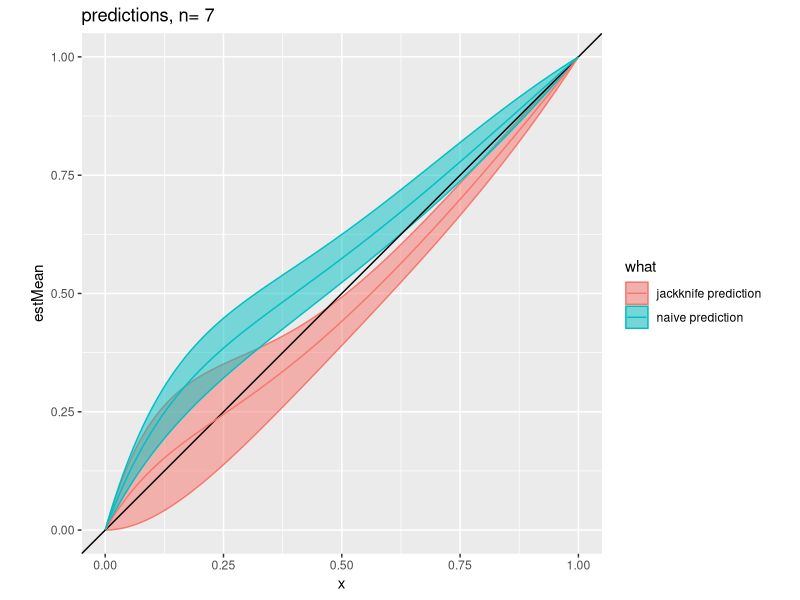
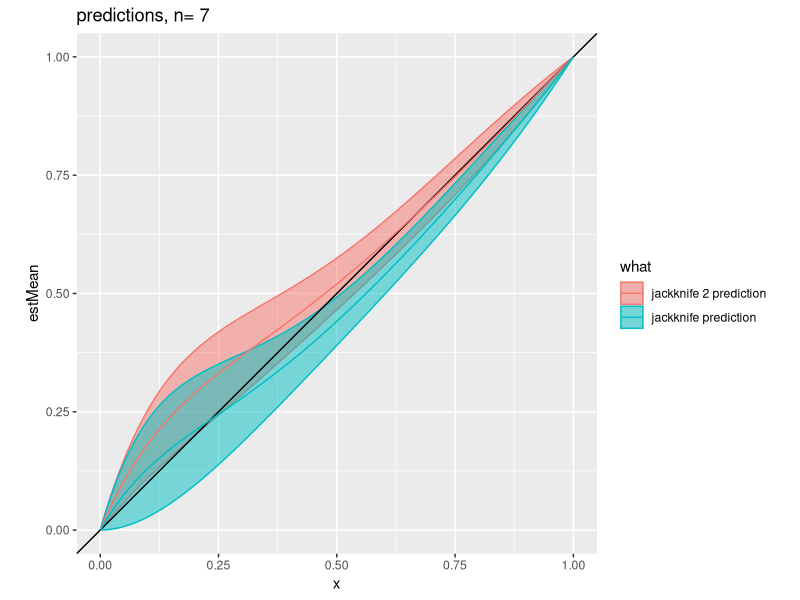
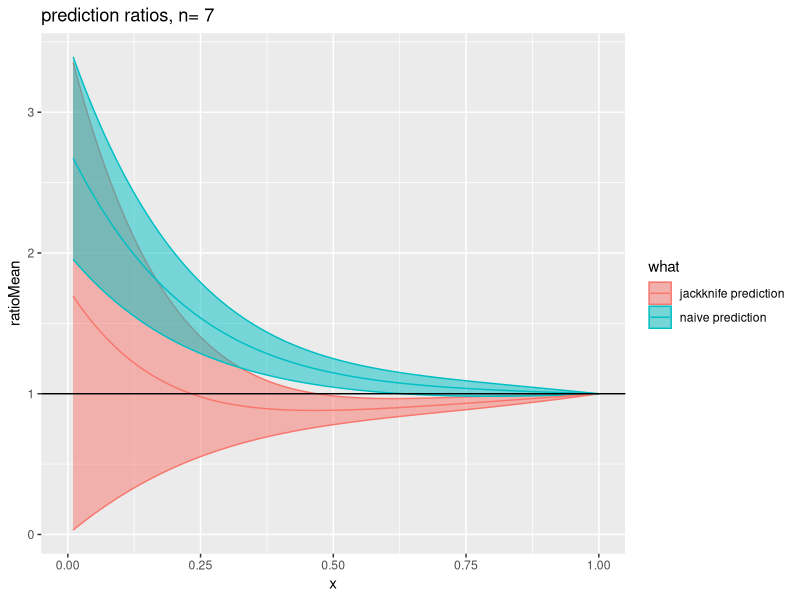
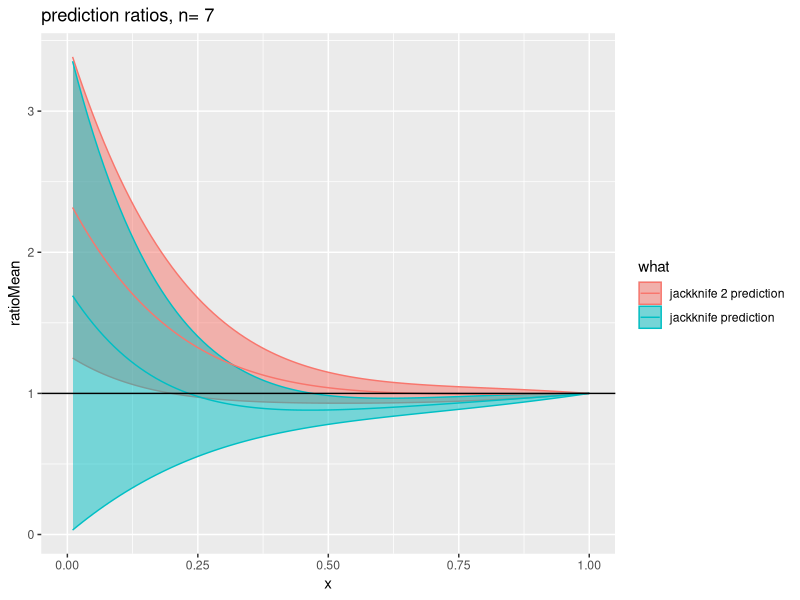

These charts were generated, in order, by the following R code:
## ---- chunk 1
library('polynom')
library('ggplot2')


# y_i = 1 with probability x, 0 otherwise
# k = # of groups
# n = # of examples
# B logistic regresion solution to y ~ 0 + est
# est formed different ways
set.seed(23225)
k <- 2
n <- 7
probOn <- polynomial(c(0,1))
gGroups <- paste('g',1:k,sep='')
d <- data.frame(group=sample(gGroups,n,replace=TRUE),
                one=1,
                y=FALSE,
                stringsAsFactors=FALSE)
dTest <- data.frame(group=gGroups,
                    stringsAsFactors=FALSE)

ests <- function(d) {
  num <- aggregate(y~group,data=d,FUN=sum)
  den <- aggregate(one~group,data=d,FUN=sum)
  est <- num$y/den$one
  names(est) <- num$group
  est
}

naiveEst <- function(d) {
  est <- ests(d)
  as.numeric(est[d$group])
}

jackknifeEst <- function(d,jackDenom=1) {
  num <- aggregate(y~group,data=d,FUN=sum)
  numM <- num$y
  names(numM) <- num$group
  numV <- numM[d$group]
  den <- aggregate(one~group,data=d,FUN=sum)
  denM <- den$one
  names(denM) <- den$group
  denV <- denM[d$group]
  v <- as.numeric((numV-d$y/jackDenom)/(denV-1/jackDenom))
  v[is.na(v)|is.infinite(v)|is.nan(v)] <- 0
  v
}


estimateExpectedPrediction <- function(d,dTest) {
  if(all(d$y) || all(!d$y) || 
     ((max(d$est)-min(d$est))<=1.0e-5)) {
    return(dTest$est)
  }
  m <- glm(y~0+est,data=d,family=binomial(link='logit'))
  predict(m,newdata=dTest,type='response')
}

ys <- expand.grid( rep( list(0:1), n))==1
nPredEstMin <- 0
jPredEstMin <- 0
jPredEst2Min <- 0
nPredEstMean <- 0
jPredEstMean <- 0
jPredEst2Mean <- 0
nPredEstMax <- 0
jPredEstMax <- 0
jPredEst2Max <- 0
for(ii in seq_len(nrow(ys))) {
  y <- as.logical(ys[ii,])
  d$y <- y
  py <- probOn^(sum(y))*(1-probOn)^(length(y)-sum(y))
  est <- ests(d)
  dTest$est <- as.numeric(est[dTest$group])
  d$est <- naiveEst(d)
  nPred <- estimateExpectedPrediction(d,dTest)
  nPredEstMin <- nPredEstMin + min(nPred)*py
  nPredEstMean <- nPredEstMean + mean(nPred)*py
  nPredEstMax <- nPredEstMax + max(nPred)*py
  d$est <- jackknifeEst(d,1)
  jPred <- estimateExpectedPrediction(d,dTest)
  jPredEstMin <- jPredEstMin + min(jPred)*py
  jPredEstMean <- jPredEstMean + mean(jPred)*py
  jPredEstMax <- jPredEstMax + max(jPred)*py
  d$est <- jackknifeEst(d,2)
  jPred2 <- estimateExpectedPrediction(d,dTest)
  jPredEst2Min <- jPredEst2Min + min(jPred2)*py
  jPredEst2Mean <- jPredEst2Mean + mean(jPred2)*py
  jPredEst2Max <- jPredEst2Max + max(jPred2)*py
}

print('naive prediction')
print(nPredEstMin)
print(nPredEstMean)
print(nPredEstMax)

print('jackknife prediction')
print(jPredEstMin)
print(jPredEstMean)
print(jPredEstMax)

print('jackknife 2 prediction')
print(jPredEstMin)
print(jPredEstMean)
print(jPredEstMax)

print('ideal prediction')
print(probOn)

plotD <- data.frame(x=seq(0,1,by=0.01),
                    stringsAsFactors = FALSE)
plotD2 <- plotD
plotD2$what <- 'naive prediction'
plotD2$estMin <- as.function(nPredEstMin)(plotD$x)
plotD2$estMean <- as.function(nPredEstMean)(plotD$x)
plotD2$estMax <- as.function(nPredEstMax)(plotD$x)
plotD3 <- plotD
plotD3$what <- 'jackknife prediction'
plotD3$estMin <- as.function(jPredEstMin)(plotD$x)
plotD3$estMean <- as.function(jPredEstMean)(plotD$x)
plotD3$estMax <- as.function(jPredEstMax)(plotD$x)
plotD4 <- plotD
plotD4$what <- 'jackknife 2 prediction'
plotD4$estMin <- as.function(jPredEst2Min)(plotD$x)
plotD4$estMean <- as.function(jPredEst2Mean)(plotD$x)
plotD4$estMax <- as.function(jPredEst2Max)(plotD$x)
plotD <- rbind(plotD2,plotD3,plotD4)

ggplot(data=rbind(plotD2,plotD3),mapping=aes(x=x,y=estMean,
                                             ymin=estMin,ymax=estMax,
                              color=what,fill=what)) +
  geom_ribbon(alpha=0.5) +
  geom_abline() + 
  geom_line() +
  coord_fixed() +
  ggtitle(paste('predictions, n=',n))

ggplot(data=rbind(plotD3,plotD4),
       mapping=aes(x=x,
                   y=estMean,
                   ymin=estMin,ymax=estMax,
                              color=what,fill=what)) +
  geom_ribbon(alpha=0.5) +
  geom_abline() + 
  geom_line() +
  coord_fixed() +
  ggtitle(paste('predictions, n=',n))


plotR <- data.frame(x=seq(0,1,by=0.01),
                    stringsAsFactors = FALSE)
plotR1ratio <- as.function(probOn)(plotR$x)
plotR2 <- plotR
plotR2$what <- 'naive prediction'
plotR2$ratioMin <- as.function(nPredEstMin)(plotR$x)/plotR1ratio
plotR2$ratioMean <- as.function(nPredEstMean)(plotR$x)/plotR1ratio
plotR2$ratioMax <- as.function(nPredEstMax)(plotR$x)/plotR1ratio
plotR3 <- plotR
plotR3$what <- 'jackknife prediction'
plotR3$ratioMin <- as.function(jPredEstMin)(plotR$x)/plotR1ratio
plotR3$ratioMean <- as.function(jPredEstMean)(plotR$x)/plotR1ratio
plotR3$ratioMax <- as.function(jPredEstMax)(plotR$x)/plotR1ratio
plotR4 <- plotR
plotR4$what <- 'jackknife 2 prediction'
plotR4$ratioMin <- as.function(jPredEst2Min)(plotR$x)/plotR1ratio
plotR4$ratioMean <- as.function(jPredEst2Mean)(plotR$x)/plotR1ratio
plotR4$ratioMax <- as.function(jPredEst2Max)(plotR$x)/plotR1ratio

ggplot(data=rbind(plotR2,plotR3),
       mapping=aes(x=x,
                   y=ratioMean,
                   ymin=ratioMin,ymax=ratioMax,
                   color=what,fill=what)) +
  geom_ribbon(alpha=0.5) +
  geom_line() + 
  geom_hline(yintercept=1) +
  ggtitle(paste('prediction ratios, n=',n))

ggplot(data=rbind(plotR3,plotR4),
       mapping=aes(x=x,
                   y=ratioMean,
                   ymin=ratioMin,ymax=ratioMax,
                   color=what,fill=what)) +
  geom_ribbon(alpha=0.5) +
  geom_line() +
  geom_hline(yintercept=1) +
  ggtitle(paste('prediction ratios, n=',n))

